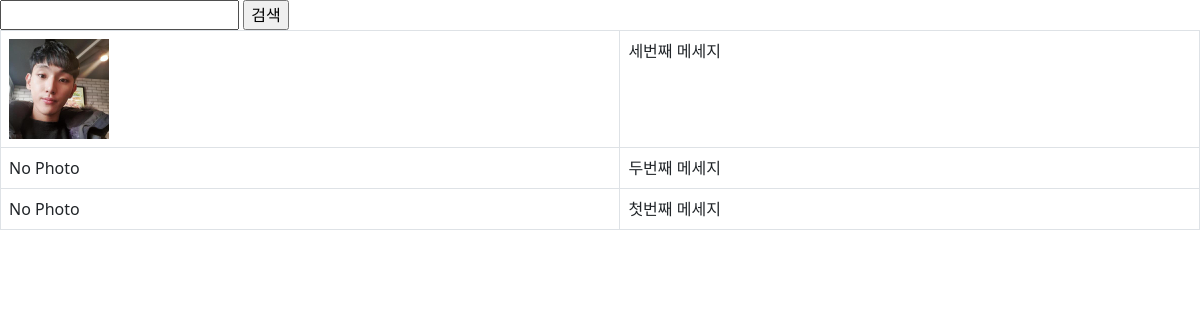
The page /instagram/ on the database as committed earlier.
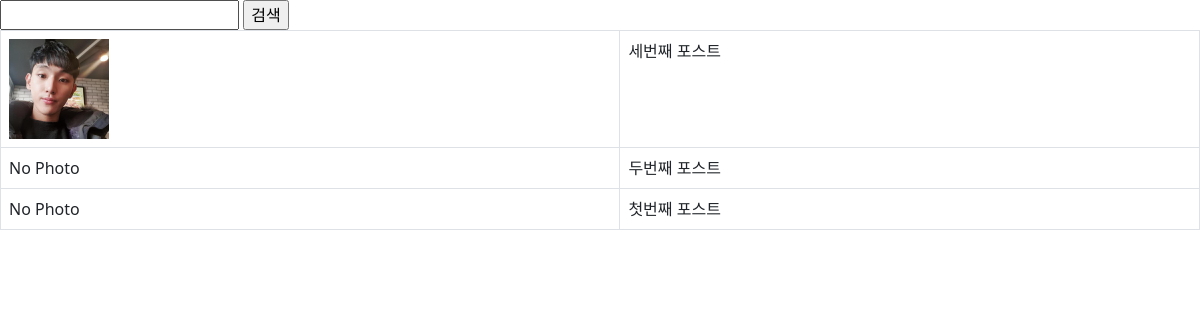
The same page on the database as committed later.
### instagram/models.py (models this page shows, shortened)
class Post(models.Model):
    author = models.ForeignKey(settings.AUTH_USER_MODEL, on_delete=models.CASCADE,
    related_name='instagram_post_set') # reverse_name을 포기하려면 related_name='+'
    photo = models.ImageField(blank=True, upload_to=uuid_name_upload_to)
    message = models.TextField()
    tag_set = models.ManyToManyField('Tag', blank=True) # ManyToManyField(to, blank)
    is_public = models.BooleanField(default=False, verbose_name='공개여부')
    created_at = models.DateTimeField(auto_now_add=True) # 생성시간
    updated_at = models.DateField(auto_now=True) # 수정시간
    class Meta:
        ordering  = ['-id']

### instagram/views.py (the view)
# urls.py: path('', views.post_list),
def post_list(request):
    qs = Post.objects.all()
    q = request.GET.get('q', '')
    if q:
        qs = qs.filter(message__icontains=q)
    return render(request, 'instagram/post_list.html', {
        'post_list':qs,
        'q':q,
    })

### instagram/templates/instagram/post_list.html (shortened to what this page needs)
<!doctype html>
<html lang="ko">
    <head>
        <link href="https://cdn.jsdelivr.net/npm/bootstrap@5.1.3/dist/css/bootstrap.min.css" rel="stylesheet">
    </head>
    <body>
        <form action="" method="get">
            <input type="text", name="q", value="{{ q }}" />
            <input type="submit", value="검색" />
        </form>
        <table class="table table-bordered table-hover">
            <tbody>
                {% for post in post_list %}
                <tr>
                    <td>
                        {% if post.photo %}
                            <img src = "{{ post.photo.url }}", style="width: 100px;" />
                        {% else %}
                            No Photo
                        {% endif %}
                    </td>
                    <td>
                        {{ post.message }}
                    </td>
                </tr>
                {% endfor %}
            </tbody>
        </table>
    </body>
</html>

Rows that differ between the two databases and show on the page:
changed Post: message "세번째 메세지" → "세번째 포스트"
changed Post: message "두번째 메세지" → "두번째 포스트"
changed Post: message "첫번째 메세지" → "첫번째 포스트"
